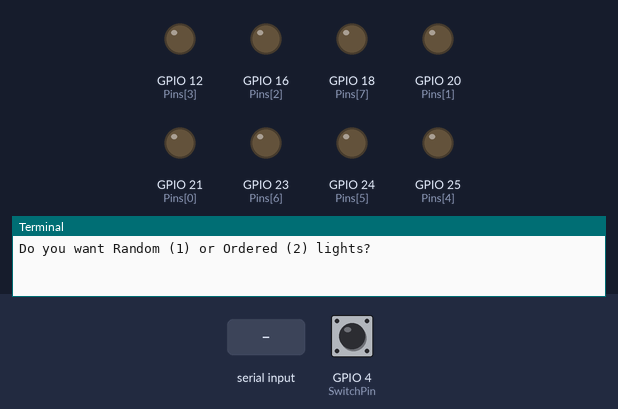
The program below on a simulated Raspberry Pi (BCM pin numbers). Shown: output pins drawn as LEDs (lit = HIGH), the last lines printed to the terminal. Inputs (shaded band) come from the test bench; at power-on: GPIO 4 (SwitchPin) HIGH. Random numbers come from a fixed seed.

Above: at 1.2 s.
1.3 s: "1" typed at the terminal, then Enter
At 2.3 s:
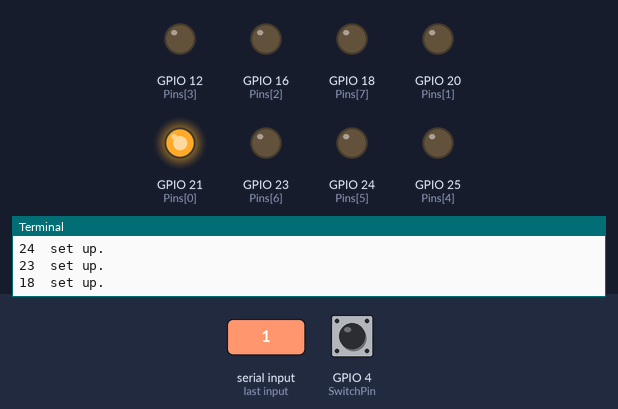
2.8 s: GPIO 4 (SwitchPin) pulled LOW for 0.15 s
At 5.0 s:
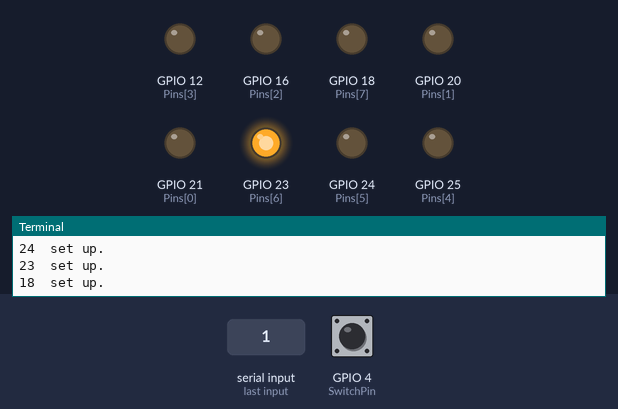
5.8 s: GPIO 4 (SwitchPin) pulled LOW for 1 s
At 8.2 s:
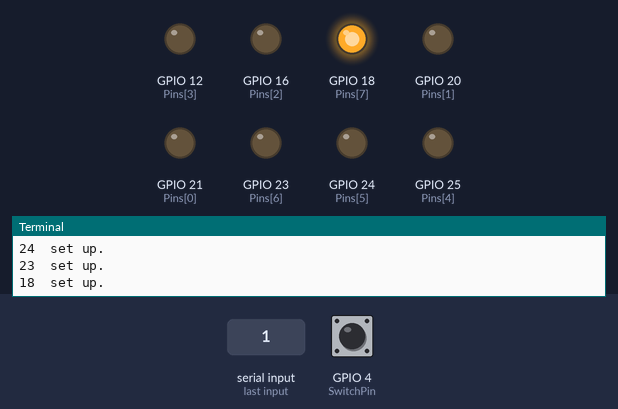
Timing chart, 0 to 11.8 s (numbered marks = the images above; inputs shaded):
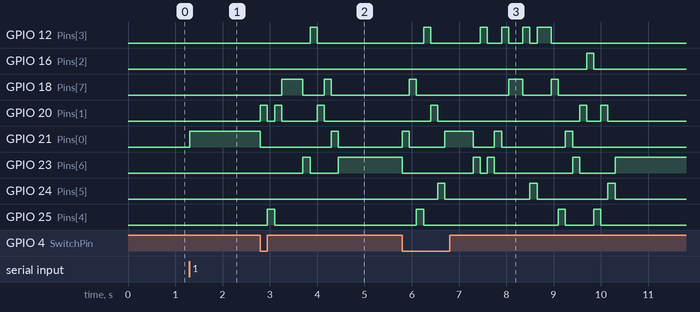

Measured:
- after the input at 1.3 s, GPIO 21 (Pins[0]): LOW → HIGH at once
- after the input at 2.8 s, GPIO 12 (Pins[3]): LOW → HIGH after 1.1 s, → LOW 0.15 s later; GPIO 18 (Pins[7]): LOW → HIGH after 0.45 s, → LOW 0.45 s later, → HIGH 0.45 s later, → LOW 0.15 s later
- after the input at 5.8 s, GPIO 12 (Pins[3]): LOW → HIGH after 0.45 s, → LOW 0.15 s later, → HIGH 1.1 s later, → LOW 0.15 s later, … (10 changes in this stretch); GPIO 16 (Pins[2]): LOW → HIGH after 3.9 s, → LOW 0.15 s later

The program:

03-Switch-RandomLEDselection.py
```python
#!/usr/bin/env python
# coding: utf-8

# In[ ]:


# Michael Olson
# 1 Mar 2019

# This program will have an array of LED lights. When the
# switch is pressed, it will create a random number, then
# turn on sequential lights until the random number is
# reached and stop on that random number.

import RPi.GPIO as GPIO
import time
import random
import sys

selected_program = input("Do you want Random (1) or Ordered (2) lights? ")
#print("You selected ",selected_program)

### Set up variables ###
Pins = [21,20,16,12,25,24,23,18]
SwitchPin = 4

###  Set up GPIO pins on Raspberry Pi  ###
GPIO.setmode(GPIO.BCM)
GPIO.setwarnings(False)

GPIO.setup(SwitchPin, GPIO.IN, pull_up_down=GPIO.PUD_UP)
for x in range (0,len(Pins)):
    GPIO.setup(Pins[x],GPIO.OUT)
    print(Pins[x]," set up.")

GPIO.setup(21,GPIO.OUT)
input_state = 1
current_pin = 0
GPIO.output(Pins[current_pin],GPIO.HIGH)

if selected_program == "1":
#   print("In the Random Generator routine")
    while True:
        previous_state = input_state
        input_state = GPIO.input(SwitchPin)
        if (previous_state == True and input_state == False):
            NumOfLoops = random.randint(5,45)
            for x in range (1,NumOfLoops):
                GPIO.output(Pins[current_pin],GPIO.LOW)
                current_pin = random.randint(0,7)
                GPIO.output(Pins[current_pin],GPIO.HIGH)
                time.sleep(0.15)

if selected_program == "2":
#   print("In the Ordered Generator routine")
    while True:
        previous_state = input_state
        input_state = GPIO.input(SwitchPin)
        if (previous_state == True and input_state == False):
            NumOfLoops = random.randint(5,45)
            for x in range (1,NumOfLoops):
                GPIO.output(Pins[current_pin],GPIO.LOW)
                if current_pin == len(Pins)-1:
#                   print("Resetting counter")
                    current_pin = 0
                else:
                    current_pin = current_pin + 1
#              print(current_pin," of ",len(Pins)-1)
                GPIO.output(Pins[current_pin],GPIO.HIGH)
                time.sleep(0.15)
```
